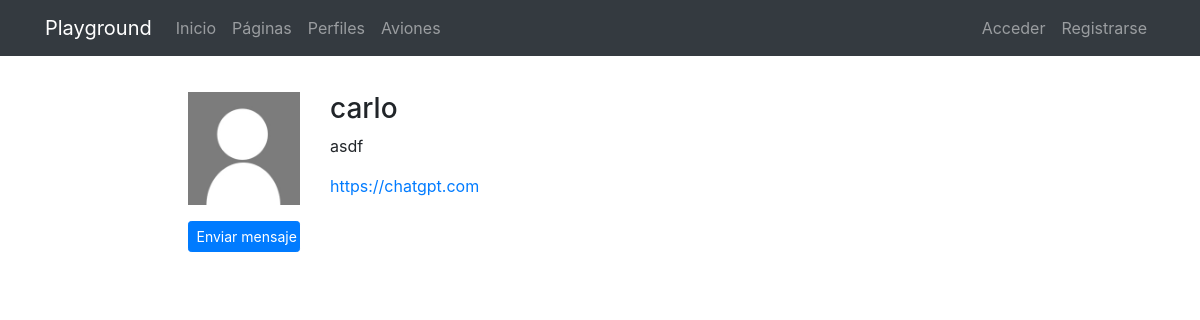
Page /profiles/carlo/ on the committed database.
### registration/models.py (models this page shows)
class Profile(models.Model):
    user = models.OneToOneField(User, on_delete=models.CASCADE)
    avatar = models.ImageField(upload_to=custom_upload_to, null=True, blank=True)
    bio = models.TextField(null=True, blank=True)
    link = models.URLField(max_length=200, null=True, blank=True)
    class Meta:
        ordering = ['user__username']

### profiles/views.py (the view)
# urls.py: path('<username>/', ProfileDetailView.as_view(), name='detail'),
class ProfileDetailView(DetailView):
    model = Profile
    template_name = 'profiles/profile_detail.html'
    def get_object(self):
        return get_object_or_404(Profile, user__username=self.kwargs['username'])

### profiles/templates/profiles/profile_detail.html (shortened to what this page needs)
{% extends 'core/base.html' %}
{% load static %}
{% block content %}
<main role="main">
  <div class="container">
    <div class="row mt-3">
      <div class="col-md-9 mx-auto mb-5">
        <form action="" method="post" enctype="multipart/form-data">{% csrf_token %}
          <div class="row">
            <div class="col-md-2">
              {% if profile.avatar %}
                <img src="{{profile.avatar.url}}" class="img-fluid">
              {% else %}
                <img src="{% static 'registration/img/no-avatar.jpg' %}" class="img-fluid">
              {% endif %}
              {% if request.user != profile.user %}
                <a href="{% url 'messenger:start' profile.user.username %}" class="btn btn-primary btn-sm btn-block mt-3">
                  Enviar mensaje
                </a>
              {% endif %}
            </div>
            <div class="col-md-10">
              <h3>{{profile.user}}</h3>
              {% if profile.bio %}<p>{{profile.bio}}</p>{% endif %}
              {% if profile.link %}<p><a href="{{profile.link}}" target="_blank">{{profile.link}}</a></p>{% endif %}
            </div>
          </div>
        </form>
      </div>
    </div>
  </div>
</main>
{% endblock %}

### core/static/core/css/main.css (style rules this page uses)
main { padding-top: 20px; }
:root { --jumbotron-padding-y: 3rem; }

### rows in the picture
Profile: user "carlo", bio "asdf", link "https://chatgpt.com"
